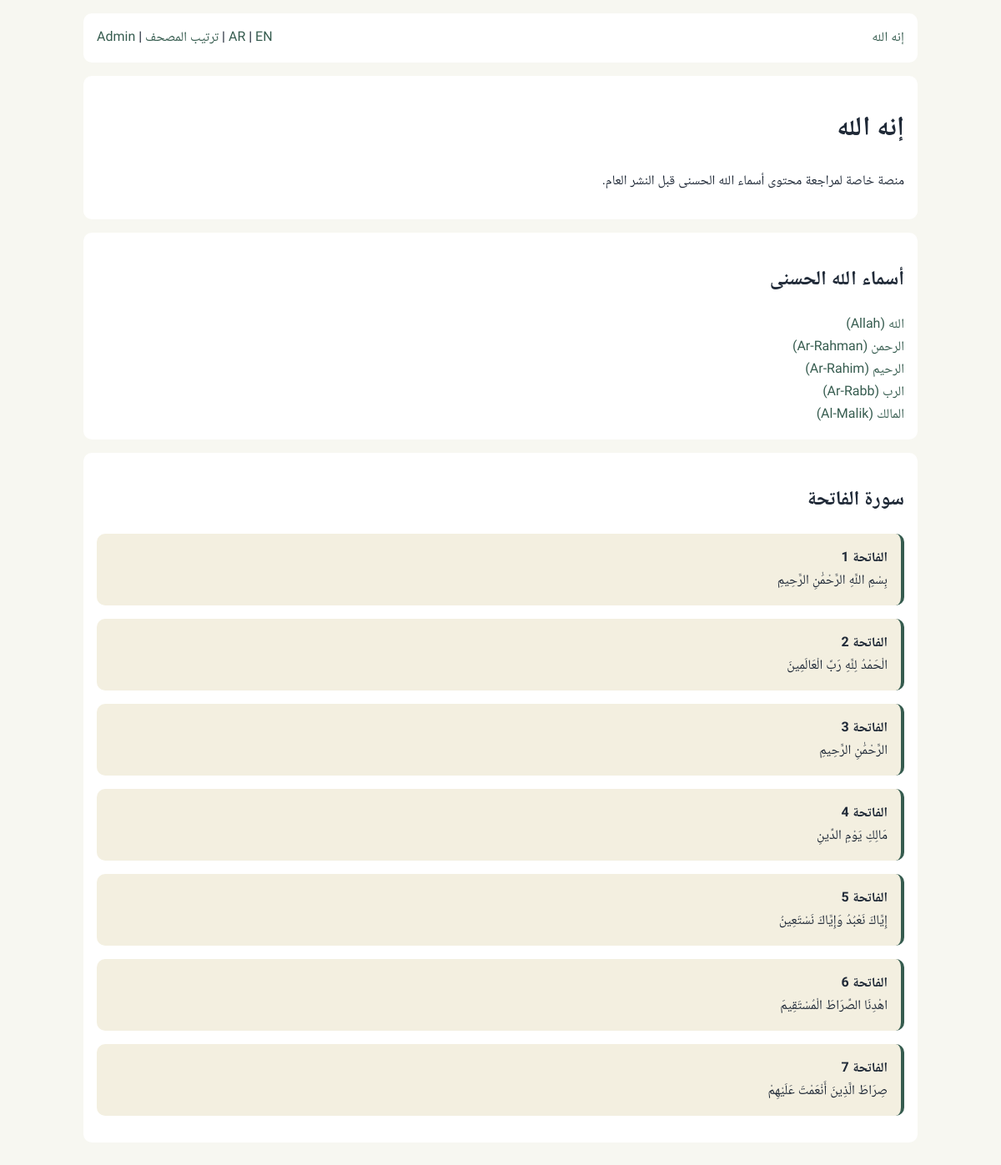
The page / on the database its author committed.
### tables this page shows
CREATE TABLE allah_names (
  id INTEGER PRIMARY KEY,
  name_arabic TEXT NOT NULL,
  name_transliteration TEXT,
  meaning TEXT,
  category TEXT,
  source_type TEXT CHECK(source_type IN ('quran', 'sunnah', 'both')) DEFAULT 'both',
  verification_status TEXT CHECK(verification_status IN ('pending', 'approved', 'rejected', 'approved_with_edit')) DEFAULT 'pending',
  reviewer_notes TEXT,
  source_ref TEXT,
  source_url TEXT,
  ingestion_timestamp TEXT NOT NULL DEFAULT CURRENT_TIMESTAMP,
  parser_version TEXT,
  source_hash TEXT
);

CREATE TABLE quran_verses (
  id INTEGER PRIMARY KEY AUTOINCREMENT,
  surah_number INTEGER NOT NULL,
  surah_name TEXT NOT NULL,
  ayah_number INTEGER NOT NULL,
  ayah_text TEXT NOT NULL,
  ayah_text_simple TEXT,
  source_ref TEXT,
  source_url TEXT,
  ingestion_timestamp TEXT NOT NULL DEFAULT CURRENT_TIMESTAMP,
  parser_version TEXT,
  source_hash TEXT,
  UNIQUE(surah_number, ayah_number)
);

### innahu_allah/web/app.py (the view)
@app.get("/", response_class=HTMLResponse)
def home(request: Request, lang: str = "ar"):
    with get_conn() as conn:
        names = conn.execute("SELECT * FROM allah_names ORDER BY id").fetchall()
        verses = conn.execute(
            "SELECT * FROM quran_verses WHERE surah_number = 1 ORDER BY ayah_number"
        ).fetchall()
    return templates.TemplateResponse(
        request,
        "home.html",
        {
            "names": names,
            "verses": verses,
            "lang": lang,
            "title_ar": "إنه الله",
            "title_en": "Innahu Allah",
        },
    )

### innahu_allah/web/templates/home.html
{% extends "base.html" %}
{% block content %}
<div class="card">
  <h1>{{ title_ar if lang == 'ar' else title_en }}</h1>
  <p>
    {% if lang == 'ar' %}
      منصة خاصة لمراجعة محتوى أسماء الله الحسنى قبل النشر العام.
    {% else %}
      Private scholarly beta for Allah's Names content before public release.
    {% endif %}
  </p>
</div>
<div class="card">
  <h2>{{ "أسماء الله الحسنى" if lang == 'ar' else "Names of Allah" }}</h2>
  {% for n in names %}
    <div><a href="/names/{{ n.id }}?lang={{ lang }}">{{ n.name_arabic }} ({{ n.name_transliteration }})</a></div>
  {% endfor %}
</div>
<div class="card">
  <h2>{{ "سورة الفاتحة" if lang == 'ar' else "Surah Al-Fatihah" }}</h2>
  {% for v in verses %}
    <div class="quran-card card">
      <div><strong>{{ v.surah_name }} {{ v.ayah_number }}</strong></div>
      <div>{{ v.ayah_text }}</div>
    </div>
  {% endfor %}
</div>
{% endblock %}

### innahu_allah/web/static/styles.css (style rules this page uses)
:root { --bg: #f7f7f1; --text: #1f2937; --card: #ffffff; --accent: #365c4f; --quran: #f3efe0; --hadith: #eef6ff; }
body { margin: 0; background: var(--bg); color: var(--text); font-family: Inter, system-ui, sans-serif; }
body[dir="rtl"] { font-family: Tajawal, "Noto Naskh Arabic", sans-serif; }
.card { background: var(--card); border-radius: 10px; padding: 1rem; margin-bottom: 1rem; }
.quran-card { background: var(--quran); border-right: 4px solid var(--accent); }
a { color: var(--accent); text-decoration: none; }

### rows shown on the page
allah_names: name_arabic "الله", name_transliteration "Allah"
allah_names: name_arabic "الرحمن", name_transliteration "Ar-Rahman"
allah_names: name_arabic "الرحيم", name_transliteration "Ar-Rahim"
allah_names: name_arabic "الرب", name_transliteration "Ar-Rabb"
allah_names: name_arabic "المالك", name_transliteration "Al-Malik"
quran_verses: surah_name "الفاتحة", ayah_number "1", ayah_text "بِسْمِ اللَّهِ الرَّحْمَٰنِ الرَّحِيمِ"
quran_verses: surah_name "الفاتحة", ayah_number "2", ayah_text "الْحَمْدُ لِلَّهِ رَبِّ الْعَالَمِينَ"
quran_verses: surah_name "الفاتحة", ayah_number "3", ayah_text "الرَّحْمَٰنِ الرَّحِيمِ"
quran_verses: surah_name "الفاتحة", ayah_number "4", ayah_text "مَالِكِ يَوْمِ الدِّينِ"
quran_verses: surah_name "الفاتحة", ayah_number "5", ayah_text "إِيَّاكَ نَعْبُدُ وَإِيَّاكَ نَسْتَعِينُ"
quran_verses: surah_name "الفاتحة", ayah_number "6", ayah_text "اهْدِنَا الصِّرَاطَ الْمُسْتَقِيمَ"
quran_verses: surah_name "الفاتحة", ayah_number "7", ayah_text "صِرَاطَ الَّذِينَ أَنْعَمْتَ عَلَيْهِمْ"

### other values the page prints
{{ "إنه الله" if lang == 'ar' else "Innahu Allah" }} "إنه الله"
{{ "ترتيب المصحف" if lang == 'ar' else "Mushaf Order" }} "ترتيب المصحف"
{{ title_ar if lang == 'ar' else title_en }} "إنه الله"
{{ "أسماء الله الحسنى" if lang == 'ar' else "Names of Allah" }} "أسماء الله الحسنى"
{{ "سورة الفاتحة" if lang == 'ar' else "Surah Al-Fatihah" }} "سورة الفاتحة"
